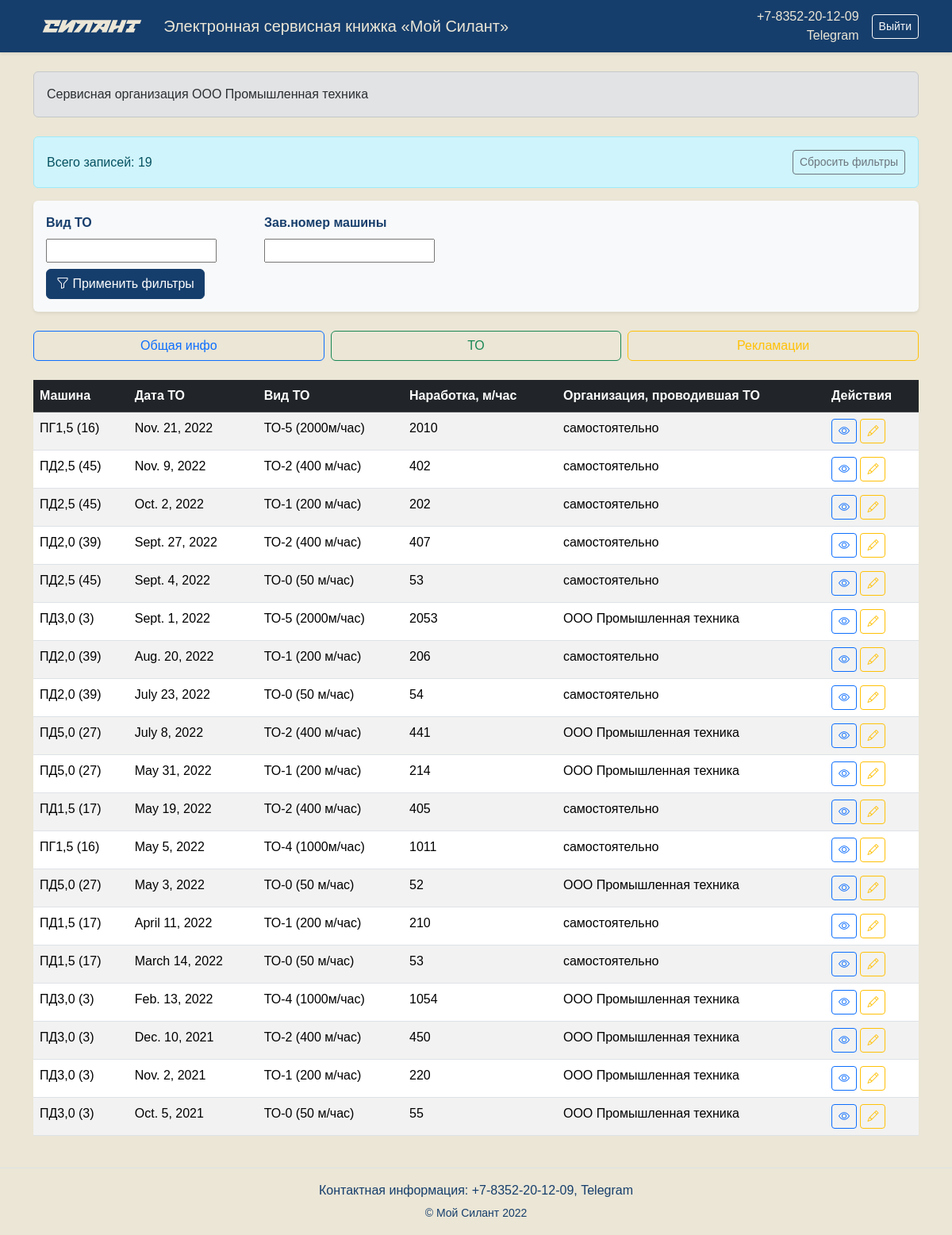
Screenshot of /technical-services/ (signed in) with the database file from the repository.
### monitoring/models.py (models this page shows, shortened)
class User(AbstractUser):
    ROLE_CHOICES = (
        ('client', 'Клиент'),
        ('service', 'Сервисная организация'),
        ('manager', 'Менеджер ЧЗСА'),
    )
    role = models.CharField(max_length=20, choices=ROLE_CHOICES, default='client')
    company = models.CharField(max_length=255, blank=True, null=True)
    phone = models.CharField(max_length=20, blank=True, null=True)

class TechnicalService(models.Model):
    machine = models.ForeignKey(
        Machine,
        on_delete=models.CASCADE,
        related_name='technical_services',
        verbose_name="Машина"
    )
    service_type = models.ForeignKey(
        ServiceType,
        on_delete=models.PROTECT,
        verbose_name="Вид ТО"
    )
    service_date = models.DateField(verbose_name="Дата проведения ТО")
    operating_hours = models.PositiveIntegerField(verbose_name="Наработка, м/час")
    work_order_number = models.CharField(max_length=50, verbose_name="№ заказ-наряда")
    work_order_date = models.DateField(verbose_name="Дата заказ-наряда")
    service_organization = models.ForeignKey(
        ServiceOrganization,
        on_delete=models.PROTECT,
        null=True,
        blank=True,
        verbose_name="Организация, проводившая ТО"
    )
    service_organization_name = models.CharField(
        max_length=200,
        blank=True,
        verbose_name="Название организации (текст, если не в справочнике)"
    )
    service_company = models.ForeignKey(
        User,
        on_delete=models.SET_NULL,
        null=True,
        blank=True,
        limit_choices_to={'role': 'service'},
        verbose_name="Сервисная компания"
    )
    @classmethod
    def get_visible_to_user(cls, user):
        if user.role == 'client':
            return cls.objects.filter(machine__client=user)
        elif user.role == 'service':
            return cls.objects.filter(service_company=user)
        elif user.role == 'manager':
            return cls.objects.all()
        return cls.objects.none()
    class Meta:
        ordering = ['-service_date']

class Machine(models.Model):
    serial_number = models.CharField(max_length=50, unique=True, verbose_name="Зав. № машины")
    machine_model = models.ForeignKey(
        MachineModel,
        on_delete=models.PROTECT,
        verbose_name="Модель техники"
    )
    engine_model = models.ForeignKey(
        EngineModel,
        on_delete=models.PROTECT,
        verbose_name="Модель двигателя"
    )
    transmission_model = models.ForeignKey(
        TransmissionModel,
        on_delete=models.PROTECT,
        verbose_name="Модель трансмиссии"
    )
    drive_axle_model = models.ForeignKey(
        DriveAxleModel,
        on_delete=models.PROTECT,
        verbose_name="Модель ведущего моста"
    )
    steering_axle_model = models.ForeignKey(
        SteeringAxleModel,
        on_delete=models.PROTECT,
        verbose_name="Модель управляемого моста"
    )
    engine_serial = models.CharField(max_length=50, verbose_name="Зав. № двигателя")
    transmission_serial = models.CharField(max_length=50, verbose_name="Зав. № трансмиссии")
    drive_axle_serial = models.CharField(max_length=50, verbose_name="Зав. № ведущего моста")
    steering_axle_serial = models.CharField(max_length=50, verbose_name="Зав. № управляемого моста")
    supply_contract = models.CharField(
        max_length=255,
        verbose_name="Договор поставки №, дата"
    )
    shipment_date = models.DateField(verbose_name="Дата отгрузки с завода")
    consignee = models.CharField(max_length=255, verbose_name="Грузополучатель")
    delivery_address = models.TextField(verbose_name="Адрес поставки (эксплуатации)")
    equipment = models.TextField(verbose_name="Комплектация (доп. опции)")
    client = models.ForeignKey(
        User,
        on_delete=models.PROTECT,
        related_name='owned_machines',
        limit_choices_to={'role': 'client'},
        verbose_name="Клиент"
    )
    service_company = models.ForeignKey(
        User,
        on_delete=models.SET_NULL,
        null=True,
        blank=True,
        related_name='serviced_machines',
        limit_choices_to={'role': 'service'},
        verbose_name="Сервисная компания"
    )
    current_hours = models.PositiveIntegerField(
        default=0,
        verbose_name="Наработка, м/час"
    )
    created_at = models.DateTimeField(auto_now_add=True)
    updated_at = models.DateTimeField(auto_now=True)
    def __str__(self):
        return f"{self.machine_model.name} ({self.serial_number})"
    class Meta:
        ordering = ['-shipment_date']

class BaseReference(models.Model):
    name = models.CharField(max_length=100, unique=True)
    description = models.TextField(blank=True)
    class Meta:
        abstract = True

class MachineModel(BaseReference):
    pass

class ServiceType(models.Model):
    name = models.CharField(max_length=100, unique=True, verbose_name="Название")
    description = models.TextField(blank=True, verbose_name="Описание")
    def __str__(self):
        return self.name

class ServiceOrganization(models.Model):
    name = models.CharField(max_length=255, unique=True, verbose_name="Название организации")
    address = models.TextField(verbose_name="Адрес")
    contact_person = models.CharField(max_length=255, verbose_name="Контактное лицо")
    contact_phone = models.CharField(max_length=20, verbose_name="Контактный телефон")

### monitoring/views.py (the view)
class TechnicalServiceListView(LoginRequiredMixin, FilterView):
    model = TechnicalService
    template_name = 'monitoring/technical_service_list.html'
    filterset_class = TechnicalServiceFilter
    context_object_name = 'technical_service_list'
    def get_queryset(self):
        return TechnicalService.get_visible_to_user(self.request.user).order_by('-service_date')

### monitoring/utils.py (called while the page is built)
def role_required(roles):
    def decorator(view_func):
        @wraps(view_func)
        def wrapper(request, *args, **kwargs):
            if request.user.is_authenticated and request.user.role in roles:
                return view_func(request, *args, **kwargs)
            return HttpResponseForbidden("Доступ запрещен")
        return wrapper
    return decorator

### monitoring/templates/monitoring/technical_service_list.html (shortened to what this page needs)
{% extends "monitoring/base.html" %}
{% block content %}
<div class="container mt-4">
    <div class="alert alert-info d-flex justify-content-between align-items-center">
        <div>
            Всего записей:
            {% if is_paginated %}
                {{ technical_service_list.paginator.count }}
            {% else %}
                {{ technical_service_list|length }}
            {% endif %}
        </div>
        <div>
            <a href="?" class="btn btn-sm btn-outline-secondary">Сбросить фильтры</a>
        </div>
    </div>
    <form method="get" class="mb-4 bg-light p-3 rounded shadow-sm">
        <div class="row g-3">
            {% for field in filter.form %}
                <div class="col-12 col-md-3">
                    <label class="form-label">{{ field.label }}</label>
                    <div class="w-100">
                        {{ field }}
                    </div>
                </div>
            {% endfor %}
            <div class="col-12 mt-2">
                <button type="submit" class="btn btn-primary">
                    <i class="bi bi-funnel"></i> Применить фильтры
                </button>
            </div>
        </div>
    </form>
    {% include "monitoring/includes/nav_buttons.html" %}
    {% if technical_service_list %}
    <div class="table-responsive">
        <table class="table table-striped table-hover">
            <thead class="table-dark">
                <tr>
                    <th>Машина</th>
                    <th>Дата ТО</th>
                    <th>Вид ТО</th>
                    <th>Наработка, м/час</th>
                    <th>Организация, проводившая ТО</th>
                    <th>Действия</th>
                </tr>
            </thead>
            <tbody>
                {% for service in technical_service_list %}
                <tr onclick="window.location='{% url 'monitoring:technical_service_detail' service.pk %}';" style="cursor:pointer;">
                    <td>{{ service.machine }}</td>
                    <td>{{ service.service_date }}</td>
                    <td>{{ service.service_type }}</td>
                    <td>{{ service.operating_hours }}</td>
                    <td>{{ service.service_organization.name }}</td>
                    <td>
                        <a href="{% url 'monitoring:technical_service_detail' service.pk %}" class="btn btn-sm btn-outline-primary">
                            <i class="bi bi-eye"></i>
                        </a>
                        {% if user.role == 'service' or user.role == 'manager' %}
                        <a href="{% url 'monitoring:service_edit' service.pk %}" class="btn btn-sm btn-outline-warning">
                            <i class="bi bi-pencil"></i>
                        </a>
                        {% endif %}
                    </td>
                </tr>
                {% endfor %}
            </tbody>
        </table>
    </div>
    {% else %}
    <div class="alert alert-warning text-center">
        Записи ТО не найдены. Измените параметры фильтрации или
        <a href="?" class="alert-link">сбросьте фильтры</a>.
    </div>
    {% endif %}
</div>
{% endblock %}

### monitoring/templates/monitoring/base.html (shortened to what this page needs)
<!DOCTYPE html>
{% load static %}
<html lang="ru">
<head>
    <link href="https://cdn.jsdelivr.net/npm/bootstrap@5.3.1/dist/css/bootstrap.min.css" rel="stylesheet">
    <link rel="stylesheet" href="https://cdn.jsdelivr.net/npm/bootstrap-icons@1.10.5/font/bootstrap-icons.css">
</head>
<body>
    <header class="bg-primary text-white shadow-sm">
        <div class="container d-flex flex-wrap align-items-center justify-content-between py-2">
            <div class="d-flex align-items-center">
                <img src="{% static 'images/logotype_accent_RGB_1.svg' %}" alt="Логотип" height="50" class="me-3">
                <h1 class="h5 mb-0">Электронная сервисная книжка «Мой Силант»</h1>
            </div>
            <div class="d-flex align-items-center">
                <div class="me-3 text-end">
                    <div>+7-8352-20-12-09</div>
                    <div>Telegram</div>
                </div>
                {% if user.is_authenticated %}
                    <form method="post" action="{% url 'monitoring:logout' %}" class="d-inline">
                            <button type="submit" class="btn btn-outline-light btn-sm">Выйти</button>
                    </form>
                {% else %}
                    <a href="{% url 'monitoring:login' %}" class="btn btn-outline-light btn-sm">Войти</a>
                {% endif %}
            </div>
        </div>
    </header>
    <main class="py-4">
        <div class="container mb-4">
            {% if user.is_authenticated %}
                <div class="alert alert-secondary">
                    <div>
                        {% if user.role == "client" %}
                            Клиент
                        {% elif user.role == "service" %}
                            Сервисная организация
                        {% elif user.role == "manager" %}
                            Менеджер ЧЗСА
                        {% else %}
                            Пользователь
                        {% endif %}
                        {{ user.get_full_name|default:user.username }}
                    </div>
                </div>
            {% endif %}
        </div>
        {% block content %}{% endblock %}
    </main>
    <footer class="bg-light text-center text-muted py-3 border-top">
        <div>
            <p class="mb-1">Контактная информация: +7-8352-20-12-09, Telegram</p>
            <small>© Мой Силант 2022</small>
        </div>
    </footer>
</body>
</html>

### monitoring/templates/monitoring/base.html (style rules this page uses)
body { font-family: 'PT Astra Sans', sans-serif; color: #163E6C; background-color: #EBE6D6; }
header.bg-primary { background-color: #163E6C !important; color: #EBE6D6 !important; }
footer.bg-light { background-color: #EBE6D6 !important; color: #163E6C !important; }
.btn-primary { background-color: #163E6C; border-color: #163E6C; }
.table-dark { background-color: #163E6C; color: #EBE6D6; }
.table-responsive { overflow-x: auto; }
.form-label { font-weight: 600; }

### rows the page displays
User: get_full_name "ООО Промышленная техника"
TechnicalService: machine "ПГ1,5 (16)", service_date "Nov. 21, 2022", service_type "ТО-5 (2000м/час)", operating_hours "2010", service_organization.name "самостоятельно"
TechnicalService: machine "ПД2,5 (45)", service_date "Nov. 9, 2022", service_type "ТО-2 (400 м/час)", operating_hours "402", service_organization.name "самостоятельно"
TechnicalService: machine "ПД2,5 (45)", service_date "Oct. 2, 2022", service_type "ТО-1 (200 м/час)", operating_hours "202", service_organization.name "самостоятельно"
TechnicalService: machine "ПД2,0 (39)", service_date "Sept. 27, 2022", service_type "ТО-2 (400 м/час)", operating_hours "407", service_organization.name "самостоятельно"
TechnicalService: machine "ПД2,5 (45)", service_date "Sept. 4, 2022", service_type "ТО-0 (50 м/час)", operating_hours "53", service_organization.name "самостоятельно"
TechnicalService: machine "ПД3,0 (3)", service_date "Sept. 1, 2022", service_type "ТО-5 (2000м/час)", operating_hours "2053", service_organization.name "ООО Промышленная техника"
TechnicalService: machine "ПД2,0 (39)", service_date "Aug. 20, 2022", service_type "ТО-1 (200 м/час)", operating_hours "206", service_organization.name "самостоятельно"
TechnicalService: machine "ПД2,0 (39)", service_date "July 23, 2022", service_type "ТО-0 (50 м/час)", operating_hours "54", service_organization.name "самостоятельно"
TechnicalService: machine "ПД5,0 (27)", service_date "July 8, 2022", service_type "ТО-2 (400 м/час)", operating_hours "441", service_organization.name "ООО Промышленная техника"
TechnicalService: machine "ПД5,0 (27)", service_date "May 31, 2022", service_type "ТО-1 (200 м/час)", operating_hours "214", service_organization.name "ООО Промышленная техника"
TechnicalService: machine "ПД1,5 (17)", service_date "May 19, 2022", service_type "ТО-2 (400 м/час)", operating_hours "405", service_organization.name "самостоятельно"
TechnicalService: machine "ПГ1,5 (16)", service_date "May 5, 2022", service_type "ТО-4 (1000м/час)", operating_hours "1011", service_organization.name "самостоятельно"
TechnicalService: machine "ПД5,0 (27)", service_date "May 3, 2022", service_type "ТО-0 (50 м/час)", operating_hours "52", service_organization.name "ООО Промышленная техника"
TechnicalService: machine "ПД1,5 (17)", service_date "April 11, 2022", service_type "ТО-1 (200 м/час)", operating_hours "210", service_organization.name "самостоятельно"
TechnicalService: machine "ПД1,5 (17)", service_date "March 14, 2022", service_type "ТО-0 (50 м/час)", operating_hours "53", service_organization.name "самостоятельно"
TechnicalService: machine "ПД3,0 (3)", service_date "Feb. 13, 2022", service_type "ТО-4 (1000м/час)", operating_hours "1054", service_organization.name "ООО Промышленная техника"
TechnicalService: machine "ПД3,0 (3)", service_date "Dec. 10, 2021", service_type "ТО-2 (400 м/час)", operating_hours "450", service_organization.name "ООО Промышленная техника"
TechnicalService: machine "ПД3,0 (3)", service_date "Nov. 2, 2021", service_type "ТО-1 (200 м/час)", operating_hours "220", service_organization.name "ООО Промышленная техника"
TechnicalService: machine "ПД3,0 (3)", service_date "Oct. 5, 2021", service_type "ТО-0 (50 м/час)", operating_hours "55", service_organization.name "ООО Промышленная техника"

### other values shown
{{ technical_service_list|length }} "19"
{{ field.label }} "Вид ТО" "Зав.номер машины"
